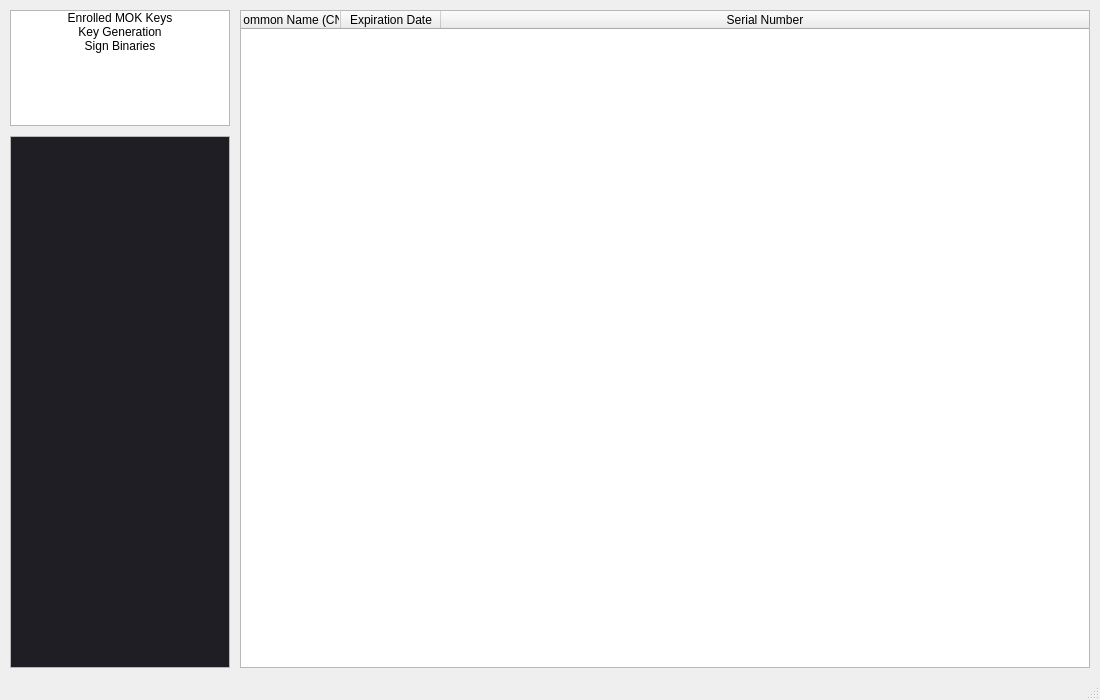
<?xml version="1.0" encoding="UTF-8"?>
<ui version="4.0">
        <class>MainWindow</class>
        <widget class="QMainWindow" name="MainWindow">
                <property name="geometry">
                        <rect>
                                <x>0</x>
                                <y>0</y>
                                <width>1100</width>
                                <height>700</height>
                        </rect>
                </property>
                <property name="windowTitle">
                        <string>KDE Secure Boot Manager</string>
                </property>
                <widget class="QWidget" name="centralwidget">
                        <layout class="QHBoxLayout" name="mainHorizontalLayout">
                                <property name="spacing"><number>10</number></property>
                                <property name="leftMargin"><number>10</number></property>
                                <property name="topMargin"><number>10</number></property>
                                <property name="rightMargin"><number>10</number></property>
                                <property name="bottomMargin"><number>10</number></property>
                                <item>
                                        <layout class="QVBoxLayout" name="sidebarLayout">
                                                <property name="spacing"><number>10</number></property>
                                                <item>
                                                        <widget class="QListWidget" name="listWidget">
                                                                <property name="maximumSize"><size><width>220</width><height>116</height></size></property>
                                                                <property name="focusPolicy"><enum>Qt::FocusPolicy::NoFocus</enum></property>
                                                                <item><property name="text"><string>Enrolled MOK Keys</string></property><property name="textAlignment"><set>AlignCenter</set></property></item>
                                                                <item><property name="text"><string>Key Generation</string></property><property name="textAlignment"><set>AlignCenter</set></property></item>
                                                                <item><property name="text"><string>Sign Binaries</string></property><property name="textAlignment"><set>AlignCenter</set></property></item>
                                                        </widget>
                                                </item>
                                                <item>
                                                        <widget class="QTextBrowser" name="text_raw_certificate_">
                                                                <property name="maximumSize"><size><width>220</width><height>16777215</height></size></property>
                                                                <property name="font"><font><family>Monospace</family><pointsize>8</pointsize></font></property>
                                                                <property name="html">
                                                                        <string>&lt;!DOCTYPE HTML PUBLIC &quot;-//W3C//DTD HTML 4.0//EN&quot; &quot;http://w3.org charset=&quot;utf-8&quot; /&gt;&lt;meta name=&quot;qrichtext&quot; content=&quot;1&quot; /&gt;&lt;style type=&quot;text/css&quot;&gt;p, li { white-space: pre-wrap; }hr { height: 1px; border-width: 0; }&lt;/style&gt;&lt;/head&gt;&lt;body style=&quot;background-color:#1e1e24;&quot;&gt;&lt;/body&gt;&lt;/html&gt;</string>
                                                                </property>
                                                        </widget>
                                                </item>
                                        </layout>
                                </item>
                                <item>
                                        <widget class="QStackedWidget" name="stackedWidget">
                                                <property name="currentIndex"><number>0</number></property>
                                                <widget class="QWidget" name="page_enrolled_keys">
                                                        <layout class="QVBoxLayout" name="page1Layout">
                                                                <property name="leftMargin"><number>0</number></property>
                                                                <property name="topMargin"><number>0</number></property>
                                                                <property name="rightMargin"><number>0</number></property>
                                                                <property name="bottomMargin"><number>0</number></property>
                                                                <item>
                                                                        <widget class="QTableWidget" name="table_enrolled_keys_">
                                                                                <attribute name="horizontalHeaderStretchLastSection"><bool>true</bool></attribute>
                                                                                <column><property name="text"><string>Common Name (CN)</string></property></column>
                                                                                <column><property name="text"><string>Expiration Date</string></property></column>
                                                                                <column><property name="text"><string>Serial Number</string></property></column>
                                                                        </widget>
                                                                </item>
                                                        </layout>
                                                </widget>
                                                <widget class="QWidget" name="page_generate_keys"/>
                                                <widget class="QWidget" name="page_sign_binaries"/>
                                        </widget>
                                </item>
                        </layout>
                </widget>
                <widget class="QMenuBar" name="menubar">
                        <property name="geometry">
                                <rect><x>0</x><y>0</y><width>1100</width><height>23</height></rect>
                        </property>
                </widget>
                <widget class="QStatusBar" name="statusbar"/>
        </widget>
        <resources/>
        <connections/>
</ui>
